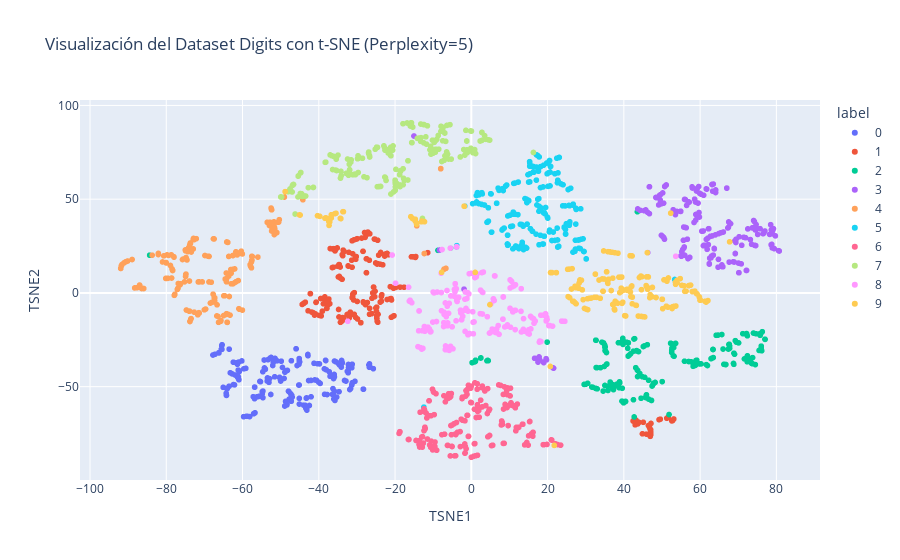
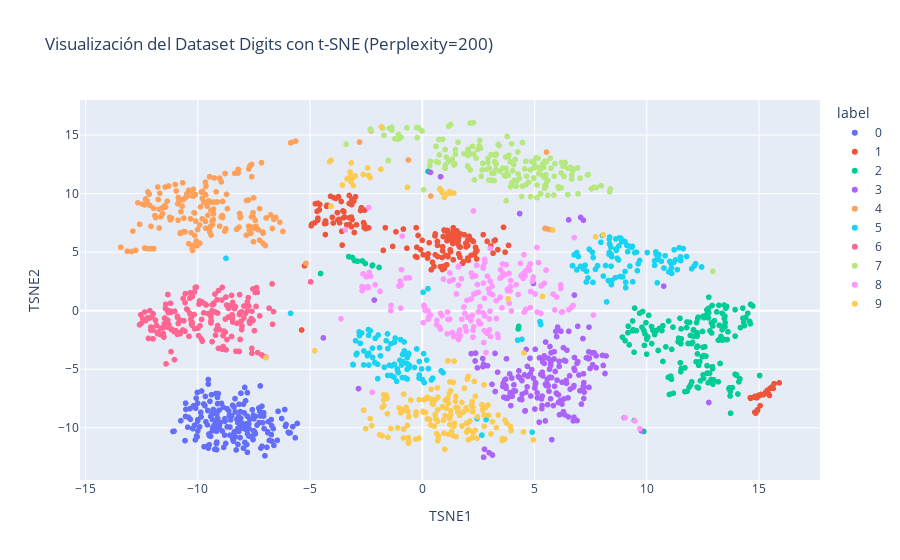

These figures' notebook cell, in order:
### Markdown cell above
-------------

##### 2.  **Experimenta con t-SNE:** Modifica el hiperparámetro `perplexity` en el modelo t-SNE a valores más bajos (ej. 5) y más altos (ej. 200). ¿Cómo cambia la visualización? ¿Qué parece controlar este parámetro?

`Respuesta`:

### Code cell
# Aplicamos t-SNE. Perplexity es un hiperparámetro importante.
tsne_5 = TSNE(n_components=2, perplexity=5, random_state=1)
X_tsne_5 = tsne_5.fit_transform(X_scaled)

# Creamos el DataFrame para Plotly
df_tsne_5 = pd.DataFrame(data=X_tsne_5, columns=['TSNE1', 'TSNE2'])
df_tsne_5['label'] = y.astype(str)

# Visualizamos
fig = px.scatter(df_tsne_5, x='TSNE1', y='TSNE2', color='label',
                 title='Visualización del Dataset Digits con t-SNE (Perplexity=5)',
                 labels={'color': 'Dígito'})
fig.show()

# ---------------------------------------------------------------------

# Aplicamos t-SNE. Perplexity es un hiperparámetro importante.
tsne_200 = TSNE(n_components=2, perplexity=200, random_state=1)
X_tsne_200 = tsne_200.fit_transform(X_scaled)

# Creamos el DataFrame para Plotly
df_tsne_200 = pd.DataFrame(data=X_tsne_200, columns=['TSNE1', 'TSNE2'])
df_tsne_200['label'] = y.astype(str)

# Visualizamos
fig = px.scatter(df_tsne_200, x='TSNE1', y='TSNE2', color='label',
                 title='Visualización del Dataset Digits con t-SNE (Perplexity=200)',
                 labels={'color': 'Dígito'})
fig.show()

### Figure 1 — Plotly figure (JSON) as saved in the notebook; plotly's stock layout.template omitted (floating-point values rounded to 4 significant figures; data arrays with more than 128 entries replaced by an {"elided": "..."} marker saying what was removed)
{"data": [{"hovertemplate": "label=0<br>TSNE1=%{x}<br>TSNE2=%{y}<extra></extra>", "legendgroup": "0", "marker": {"color": "#636efa", "symbol": "circle"}, "mode": "markers", "name": "0", "showlegend": true, "type": "scattergl", "x": {"elided": "178 float values"}, "xaxis": "x", "y": {"elided": "178 float values"}, "yaxis": "y"}, {"hovertemplate": "label=1<br>TSNE1=%{x}<br>TSNE2=%{y}<extra></extra>", "legendgroup": "1", "marker": {"color": "#EF553B", "symbol": "circle"}, "mode": "markers", "name": "1", "showlegend": true, "type": "scattergl", "x": {"elided": "182 float values"}, "xaxis": "x", "y": {"elided": "182 float values"}, "yaxis": "y"}, {"hovertemplate": "label=2<br>TSNE1=%{x}<br>TSNE2=%{y}<extra></extra>", "legendgroup": "2", "marker": {"color": "#00cc96", "symbol": "circle"}, "mode": "markers", "name": "2", "showlegend": true, "type": "scattergl", "x": {"elided": "177 float values"}, "xaxis": "x", "y": {"elided": "177 float values"}, "yaxis": "y"}, {"hovertemplate": "label=3<br>TSNE1=%{x}<br>TSNE2=%{y}<extra></extra>", "legendgroup": "3", "marker": {"color": "#ab63fa", "symbol": "circle"}, "mode": "markers", "name": "3", "showlegend": true, "type": "scattergl", "x": {"elided": "183 float values"}, "xaxis": "x", "y": {"elided": "183 float values"}, "yaxis": "y"}, {"hovertemplate": "label=4<br>TSNE1=%{x}<br>TSNE2=%{y}<extra></extra>", "legendgroup": "4", "marker": {"color": "#FFA15A", "symbol": "circle"}, "mode": "markers", "name": "4", "showlegend": true, "type": "scattergl", "x": {"elided": "181 float values"}, "xaxis": "x", "y": {"elided": "181 float values"}, "yaxis": "y"}, {"hovertemplate": "label=5<br>TSNE1=%{x}<br>TSNE2=%{y}<extra></extra>", "legendgroup": "5", "marker": {"color": "#19d3f3", "symbol": "circle"}, "mode": "markers", "name": "5", "showlegend": true, "type": "scattergl", "x": {"elided": "182 float values"}, "xaxis": "x", "y": {"elided": "182 float values"}, "yaxis": "y"}, {"hovertemplate": "label=6<br>TSNE1=%{x}<br>TSNE2=%{y}<extra></extra>", "legendgroup": "6", "marker": {"color": "#FF6692", "symbol": "circle"}, "mode": "markers", "name": "6", "showlegend": true, "type": "scattergl", "x": {"elided": "181 float values"}, "xaxis": "x", "y": {"elided": "181 float values"}, "yaxis": "y"}, {"hovertemplate": "label=7<br>TSNE1=%{x}<br>TSNE2=%{y}<extra></extra>", "legendgroup": "7", "marker": {"color": "#B6E880", "symbol": "circle"}, "mode": "markers", "name": "7", "showlegend": true, "type": "scattergl", "x": {"elided": "179 float values"}, "xaxis": "x", "y": {"elided": "179 float values"}, "yaxis": "y"}, {"hovertemplate": "label=8<br>TSNE1=%{x}<br>TSNE2=%{y}<extra></extra>", "legendgroup": "8", "marker": {"color": "#FF97FF", "symbol": "circle"}, "mode": "markers", "name": "8", "showlegend": true, "type": "scattergl", "x": {"elided": "174 float values"}, "xaxis": "x", "y": {"elided": "174 float values"}, "yaxis": "y"}, {"hovertemplate": "label=9<br>TSNE1=%{x}<br>TSNE2=%{y}<extra></extra>", "legendgroup": "9", "marker": {"color": "#FECB52", "symbol": "circle"}, "mode": "markers", "name": "9", "showlegend": true, "type": "scattergl", "x": {"elided": "180 float values"}, "xaxis": "x", "y": {"elided": "180 float values"}, "yaxis": "y"}], "layout": {"legend": {"title": {"text": "label"}, "tracegroupgap": 0}, "title": {"text": "Visualización del Dataset Digits con t-SNE (Perplexity=5)"}, "xaxis": {"anchor": "y", "domain": [0, 1], "title": {"text": "TSNE1"}}, "yaxis": {"anchor": "x", "domain": [0, 1], "title": {"text": "TSNE2"}}}}

### Figure 2 — Plotly figure (JSON) as saved in the notebook; plotly's stock layout.template omitted (floating-point values rounded to 4 significant figures; data arrays with more than 128 entries replaced by an {"elided": "..."} marker saying what was removed)
{"data": [{"hovertemplate": "label=0<br>TSNE1=%{x}<br>TSNE2=%{y}<extra></extra>", "legendgroup": "0", "marker": {"color": "#636efa", "symbol": "circle"}, "mode": "markers", "name": "0", "showlegend": true, "type": "scattergl", "x": {"elided": "178 float values"}, "xaxis": "x", "y": {"elided": "178 float values"}, "yaxis": "y"}, {"hovertemplate": "label=1<br>TSNE1=%{x}<br>TSNE2=%{y}<extra></extra>", "legendgroup": "1", "marker": {"color": "#EF553B", "symbol": "circle"}, "mode": "markers", "name": "1", "showlegend": true, "type": "scattergl", "x": {"elided": "182 float values"}, "xaxis": "x", "y": {"elided": "182 float values"}, "yaxis": "y"}, {"hovertemplate": "label=2<br>TSNE1=%{x}<br>TSNE2=%{y}<extra></extra>", "legendgroup": "2", "marker": {"color": "#00cc96", "symbol": "circle"}, "mode": "markers", "name": "2", "showlegend": true, "type": "scattergl", "x": {"elided": "177 float values"}, "xaxis": "x", "y": {"elided": "177 float values"}, "yaxis": "y"}, {"hovertemplate": "label=3<br>TSNE1=%{x}<br>TSNE2=%{y}<extra></extra>", "legendgroup": "3", "marker": {"color": "#ab63fa", "symbol": "circle"}, "mode": "markers", "name": "3", "showlegend": true, "type": "scattergl", "x": {"elided": "183 float values"}, "xaxis": "x", "y": {"elided": "183 float values"}, "yaxis": "y"}, {"hovertemplate": "label=4<br>TSNE1=%{x}<br>TSNE2=%{y}<extra></extra>", "legendgroup": "4", "marker": {"color": "#FFA15A", "symbol": "circle"}, "mode": "markers", "name": "4", "showlegend": true, "type": "scattergl", "x": {"elided": "181 float values"}, "xaxis": "x", "y": {"elided": "181 float values"}, "yaxis": "y"}, {"hovertemplate": "label=5<br>TSNE1=%{x}<br>TSNE2=%{y}<extra></extra>", "legendgroup": "5", "marker": {"color": "#19d3f3", "symbol": "circle"}, "mode": "markers", "name": "5", "showlegend": true, "type": "scattergl", "x": {"elided": "182 float values"}, "xaxis": "x", "y": {"elided": "182 float values"}, "yaxis": "y"}, {"hovertemplate": "label=6<br>TSNE1=%{x}<br>TSNE2=%{y}<extra></extra>", "legendgroup": "6", "marker": {"color": "#FF6692", "symbol": "circle"}, "mode": "markers", "name": "6", "showlegend": true, "type": "scattergl", "x": {"elided": "181 float values"}, "xaxis": "x", "y": {"elided": "181 float values"}, "yaxis": "y"}, {"hovertemplate": "label=7<br>TSNE1=%{x}<br>TSNE2=%{y}<extra></extra>", "legendgroup": "7", "marker": {"color": "#B6E880", "symbol": "circle"}, "mode": "markers", "name": "7", "showlegend": true, "type": "scattergl", "x": {"elided": "179 float values"}, "xaxis": "x", "y": {"elided": "179 float values"}, "yaxis": "y"}, {"hovertemplate": "label=8<br>TSNE1=%{x}<br>TSNE2=%{y}<extra></extra>", "legendgroup": "8", "marker": {"color": "#FF97FF", "symbol": "circle"}, "mode": "markers", "name": "8", "showlegend": true, "type": "scattergl", "x": {"elided": "174 float values"}, "xaxis": "x", "y": {"elided": "174 float values"}, "yaxis": "y"}, {"hovertemplate": "label=9<br>TSNE1=%{x}<br>TSNE2=%{y}<extra></extra>", "legendgroup": "9", "marker": {"color": "#FECB52", "symbol": "circle"}, "mode": "markers", "name": "9", "showlegend": true, "type": "scattergl", "x": {"elided": "180 float values"}, "xaxis": "x", "y": {"elided": "180 float values"}, "yaxis": "y"}], "layout": {"legend": {"title": {"text": "label"}, "tracegroupgap": 0}, "title": {"text": "Visualización del Dataset Digits con t-SNE (Perplexity=200)"}, "xaxis": {"anchor": "y", "domain": [0, 1], "title": {"text": "TSNE1"}}, "yaxis": {"anchor": "x", "domain": [0, 1], "title": {"text": "TSNE2"}}}}
